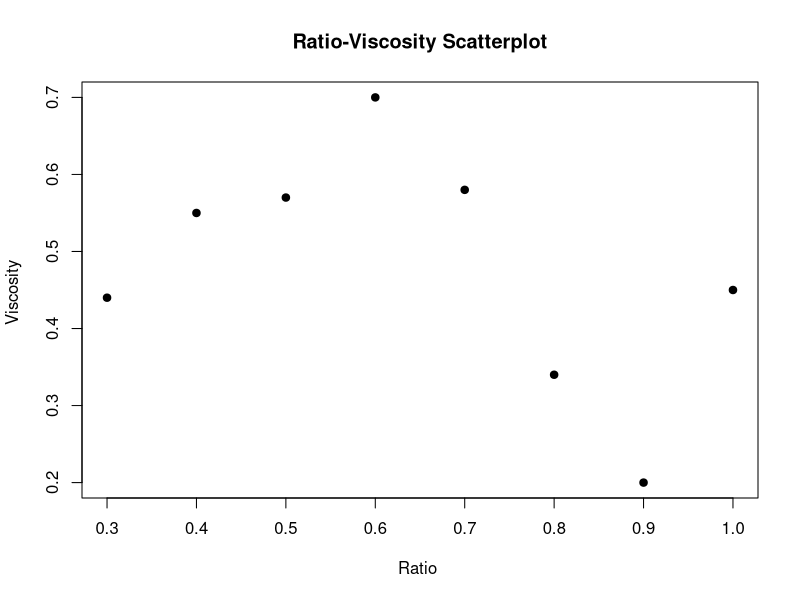
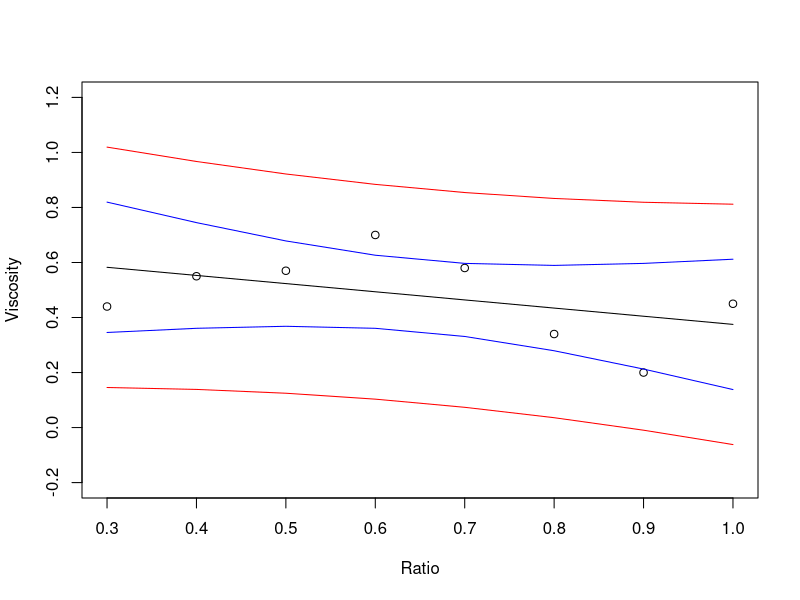

These charts were generated, in order, by the following R code:
rm(list = ls())

#2.14

ratio <- c(1.0, 0.9, 0.8, 0.7, 0.6, 0.5, 0.4, 0.3)
viscosity <- c(0.45, 0.2, 0.34, 0.58, 0.7, 0.57, 0.55, 0.44)


plot(ratio, viscosity, main="Ratio-Viscosity Scatterplot", 
     xlab="Ratio ", ylab="Viscosity ", pch=19)

linear_model = lm(viscosity ~ ratio)
summary(linear_model)

newdata = data.frame(ratio)

#confidence interval
predict(linear_model, interval="confidence",
        newdata)

#prediction interval
predict(linear_model, interval="prediction",
        newdata)

plot(x=ratio, y=viscosity,
     xlab="Ratio", ylab="Viscosity",
     ylim=c(-0.2, +1.2),
     panel.last = c(lines(sort(ratio), fitted(linear_model)[order(ratio)]),
                    lines(sort(ratio), 
                          predict(linear_model, 
                                  interval="confidence")[order(ratio), 2], col="blue"),
                    lines(sort(ratio), 
                          predict(linear_model, 
                                  interval="confidence")[order(ratio), 3], col="blue"),
                    lines(sort(ratio), 
                          predict(linear_model, 
                                  interval="prediction")[order(ratio), 2], col="red"),
                    lines(sort(ratio), 
                          predict(linear_model, 
                                  interval="prediction")[order(ratio), 3], col="red")))

#2.15

volume <- c(2084, 2084, 2273, 2273, 2273,
            2463, 2463, 2651, 2652, 2652,
            2842, 2842, 3030, 3031, 3031,
            3221, 3221, 3409, 3410, 3600,
            3600, 3788, 3789, 3789, 3979,
            3979, 4167, 4168, 4168, 4358, 
            4358, 4546, 4547)

pressure <- c(4599, 4600, 5044, 5043, 5044,
              5488, 5487, 5931, 5932, 5932,
              6380, 6380, 6818, 6817, 6818,
              7266, 7268, 7709, 7710, 8156,
              8158, 8597, 8599, 8600, 9048,
              9048, 9484, 9487, 9487, 9936,
              9939, 10377, 10379)

model <- lm(volume ~ pressure)

summary(model)

#2.30

temperature <- c(21, 24, 32, 47, 50, 59,
                 68, 74, 62, 50, 41, 30)

usage <- c(185.79, 214.47, 288.03, 424.84, 454.68, 539.03,
           621.55, 675.06, 562.03, 452.93, 369.95, 273.98)

model_temperature <- lm(usage ~ temperature)
summary(model_temperature)

sxy <- sum(temperature * usage) - (sum(temperature) * sum(usage)) / length(usage)
sxx <- sum(temperature^2) - sum(temperature)^2 / length(usage)
sxx
syy <- sum(usage^2) - sum(usage)^2 / length(usage)
syy


r_2 = ((9.20847)^2*(sxx))/(syy)
r = (r_2)^(0.5)
r

#t0 calculate

t0 = (r*(10^(0.5)))/((1-r)^(0.5))
t0



